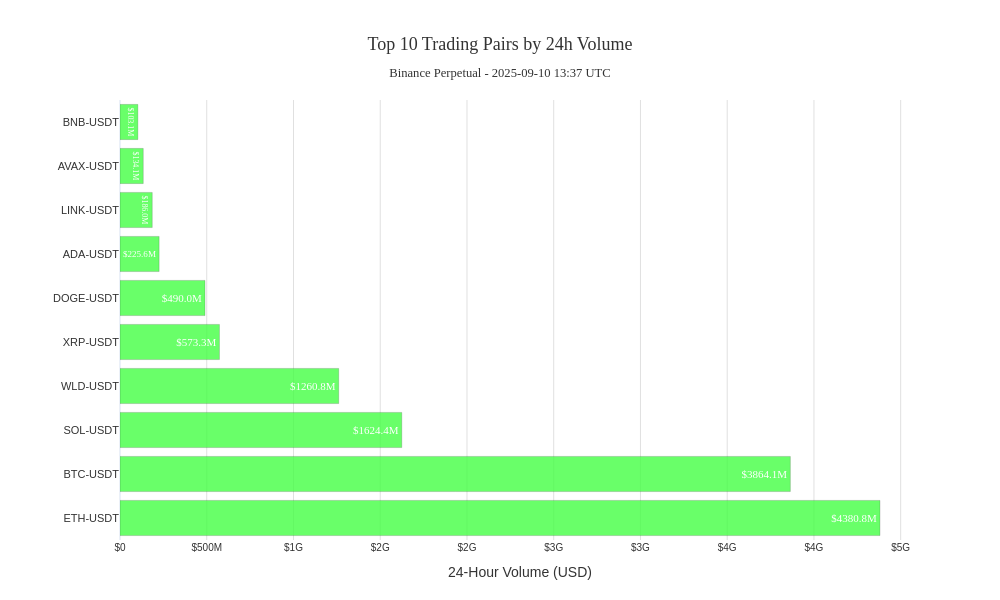

Notebook code for this chart:
### Markdown cell above
# 📊 Advanced: Interactive Volume Charts
# Generate and send visual analytics via Telegram

### Code cell
# 🎨 Generate and Send Volume Chart as PNG
# Create professional volume visualization chart for Telegram

if not df.empty and len(df) >= 10:
    print("🎨 Creating volume chart for Telegram...")
    
    # Select top 10 pairs by volume for visualization
    top_10 = df.nlargest(10, 'volume_24h_usd')
    
    # Create horizontal bar chart
    fig = go.Figure()
    
    # Generate clean pair labels
    pair_labels = [row['trading_pair'] for _, row in top_10.iterrows()]
    
    # Create color scheme based on price change
    colors = ['#FF4444' if change < 0 else '#44FF44' if change > 0 else '#888888' 
              for change in top_10['price_change_24h_pct']]
    
    fig.add_trace(go.Bar(
        y=pair_labels,
        x=top_10['volume_24h_usd'],
        orientation='h',
        marker=dict(
            color=colors,
            opacity=0.8,
            line=dict(color='rgba(0,0,0,0.2)', width=1)
        ),
        text=[f"${vol/1e6:.1f}M" for vol in top_10['volume_24h_usd']],
        textposition='inside',
        textfont=dict(color='white', size=11, family='Arial Bold'),
        hovertemplate=(
            '<b>%{customdata[0]}</b><br>'
            'Volume: $%{x:,.0f}<br>'
            'Change: %{customdata[1]:+.2f}%<br>'
            'Price: $%{customdata[2]:.4f}'
            '<extra></extra>'
        ),
        customdata=list(zip(
            top_10['trading_pair'],
            top_10['price_change_24h_pct'],
            top_10['price']
        ))
    ))
    
    # Customize layout for clean PNG export
    fig.update_layout(
        title=dict(
            text=f"Top 10 Trading Pairs by 24h Volume<br><sub>{CONNECTOR_NAME.replace('_', ' ').title()} - {datetime.now(timezone.utc).strftime('%Y-%m-%d %H:%M UTC')}</sub>",
            x=0.5,
            xanchor='center',
            font=dict(size=18, family='Arial Bold', color='#333333')
        ),
        xaxis_title="24-Hour Volume (USD)",
        yaxis_title="",
        template="plotly_white",
        height=600,
        width=1000,
        margin=dict(l=120, r=80, t=100, b=60),
        xaxis=dict(
            tickformat='$,.0s',
            showgrid=True,
            gridwidth=1,
            gridcolor='#E0E0E0',
            tickfont=dict(size=10)
        ),
        yaxis=dict(
            showgrid=False,
            tickfont=dict(size=11, family='Arial')
        ),
        plot_bgcolor='white',
        paper_bgcolor='white',
        font=dict(family='Arial', size=12, color='#333333')
    )
    
    # Display chart in notebook
    fig.show()
    
    # ============================================
    # SAVE AND SEND PNG CHART VIA TELEGRAM
    # ============================================
    chart_png_path = '/tmp/volume_chart.png'
    
    print("💾 Generating PNG chart for Telegram...")
    
    try:
        # Save as high-quality PNG
        fig.write_image(
            chart_png_path, 
            width=1000, 
            height=600, 
            scale=2,  # 2x resolution for better quality
            engine='kaleido'
        )
        print(f"✅ PNG chart saved: {chart_png_path}")
        
        # Send via Telegram
        telegram_notifier = notification_manager.get_notifier('telegram')
        
        if telegram_notifier:
            print("📤 Sending PNG chart via Telegram...")
            
            # Create caption for the image
            png_caption = f"""📊 <b>Volume Analysis Chart</b>

🏆 Top 10 trading pairs by 24h volume
💰 Total Volume: ${top_10['volume_24h_usd'].sum():,.0f}
📈 {CONNECTOR_NAME.replace('_', ' ').title()}

🟢 Green = Price Up | 🔴 Red = Price Down

<i>Generated by QuantsLab Market Screener</i>"""
            
            # Send PNG image
            chart_success = await telegram_notifier.send_photo(
                chart_png_path,
                caption=png_caption
            )
            
            print(f"  📊 PNG Chart: {'✅ Sent successfully!' if chart_success else '❌ Failed to send'}")
            
            if chart_success:
                print("🎉 Volume chart delivered to Telegram!")
            else:
                print("⚠️ Failed to send chart - check Telegram configuration")
                print(f"💾 Chart saved locally at: {chart_png_path}")
                
        else:
            print("⚠️ Telegram notifier not configured")
            print(f"💾 PNG chart saved locally: {chart_png_path}")
            
    except ImportError as e:
        print(f"❌ Kaleido not installed properly: {e}")
        print("💡 Try: pip install --upgrade kaleido")
        print("💡 Or: conda install -c conda-forge python-kaleido")
    except Exception as e:
        print(f"❌ Error generating PNG chart: {e}")
        print("💡 Make sure kaleido is properly installed")
        
        # Fallback: Save as HTML
        html_path = '/tmp/volume_chart.html'
        fig.write_html(html_path)
        print(f"📄 Saved as HTML fallback: {html_path}")
        
else:
    print("⚠️ Insufficient data to generate volume chart")
    if df.empty:
        print("💡 No data available - ensure data collection tasks are running")
    else:
        print(f"💡 Only {len(df)} pairs available - need at least 10 for chart")

### Figure 1 — Plotly figure (JSON) as saved in the notebook; plotly's stock layout.template omitted (floating-point values rounded to 4 significant figures)
{"data": [{"customdata": [["ETH-USDT", 0.7973, 4351.0], ["BTC-USDT", 0.3579, 112600.0], ["SOL-USDT", 1.172, 217.6], ["WLD-USDT", 12.32, 2.053], ["XRP-USDT", 1.441, 3.006], ["DOGE-USDT", 1.875, 0.2418], ["ADA-USDT", 1.992, 0.8859], ["LINK-USDT", 1.455, 23.63], ["AVAX-USDT", 2.678, 26.0], ["BNB-USDT", 0.4912, 881.8]], "hovertemplate": "<b>%{customdata[0]}</b><br>Volume: $%{x:,.0f}<br>Change: %{customdata[1]:+.2f}%<br>Price: $%{customdata[2]:.4f}<extra></extra>", "marker": {"color": ["#44FF44", "#44FF44", "#44FF44", "#44FF44", "#44FF44", "#44FF44", "#44FF44", "#44FF44", "#44FF44", "#44FF44"], "line": {"color": "rgba(0,0,0,0.2)", "width": 1}, "opacity": 0.8}, "orientation": "h", "text": ["$4380.8M", "$3864.1M", "$1624.4M", "$1260.8M", "$573.3M", "$490.0M", "$225.6M", "$186.0M", "$134.1M", "$103.1M"], "textfont": {"color": "white", "family": "Arial Bold", "size": 11}, "textposition": "inside", "x": [4381000000.0, 3864000000.0, 1624000000.0, 1261000000.0, 573300000.0, 490000000.0, 225600000.0, 186000000.0, 134100000.0, 103100000.0], "y": ["ETH-USDT", "BTC-USDT", "SOL-USDT", "WLD-USDT", "XRP-USDT", "DOGE-USDT", "ADA-USDT", "LINK-USDT", "AVAX-USDT", "BNB-USDT"], "type": "bar"}], "layout": {"title": {"font": {"size": 18, "family": "Arial Bold", "color": "#333333"}, "text": "Top 10 Trading Pairs by 24h Volume<br><sub>Binance Perpetual - 2025-09-10 13:37 UTC</sub>", "x": 0.5, "xanchor": "center"}, "margin": {"l": 120, "r": 80, "t": 100, "b": 60}, "xaxis": {"tickfont": {"size": 10}, "title": {"text": "24-Hour Volume (USD)"}, "tickformat": "$,.0s", "showgrid": true, "gridwidth": 1, "gridcolor": "#E0E0E0"}, "yaxis": {"tickfont": {"size": 11, "family": "Arial"}, "title": {"text": ""}, "showgrid": false}, "font": {"family": "Arial", "size": 12, "color": "#333333"}, "height": 600, "width": 1000, "plot_bgcolor": "white", "paper_bgcolor": "white"}}
